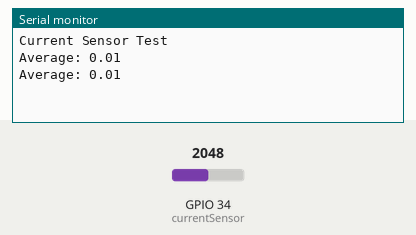
Simulated run of this program. Board: ESP32. Shown: the last lines printed to the serial monitor. The inputs (shaded band) are chosen by the test bench; at power-on: GPIO 34 (currentSensor) = 2048.

Above: at 1.8 s.
1.9 s: GPIO 34 (currentSensor) set to 2866
At 2.8 s:
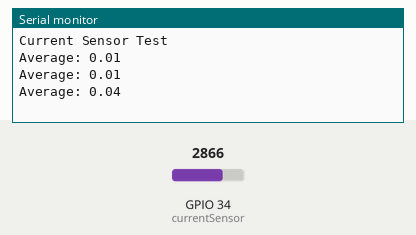
3.4 s: GPIO 34 (currentSensor) set to 3603
At 4.6 s:
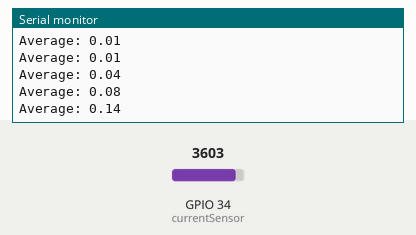
Timing chart, 0 to 6.4 s (numbered marks = the images above; inputs shaded):
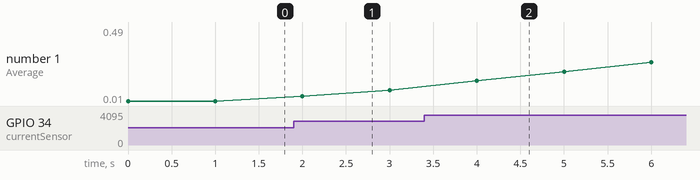

Measured:
- after the input at 1.9 s, the serial monitor: prints a new line after 0.10 s (image 1)
- after the input at 3.4 s, the serial monitor: prints a new line after 0.60 s (image 2)
- plotted number 1: 0.01 → 0.08 after the input at 1.9 s, 0.08 → 0.49 after the input at 3.4 s

The program:

main.cpp
```cpp
#include <Arduino.h>

const int currentSensor = 34;
double averageCurrent = 0.0;
int averageCount = 200;
double rawCurrentRange[2] = {1150.0, 2520.0};
double currentRange[2] = {-5.0, 5.0};

int getRawCurrent(int currentSensor);
double getCurrent(int rawCurrent);
double getContinuousAverage(double current);

void setup() {
  Serial.begin(9600);

  Serial.println("Current Sensor Test");
}

void loop() {
  int rawCurrent = getRawCurrent(currentSensor);
  double current = getCurrent(rawCurrent);
  double average = getContinuousAverage(current);

  Serial.print("Average: ");
  Serial.println(average);
  delay(1000);
}

int getRawCurrent(int currentSensor) {
  int rawCurrent = analogRead(currentSensor);
  return rawCurrent;
}

double getCurrent(int rawCurrent) {
  double current = map(rawCurrent, rawCurrentRange[0], rawCurrentRange[1], currentRange[0], currentRange[1]);
  return current;
}

double getContinuousAverage(double current) {
  averageCurrent = (averageCurrent * (averageCount - 1) + current) / averageCount;
  return averageCurrent;
}
```
